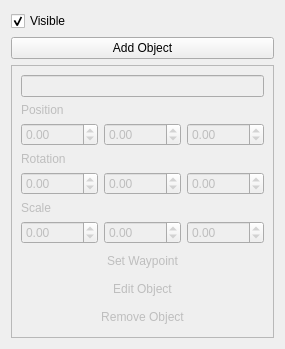
          <widget class="QWidget" name="page_3">
           <property name="geometry">
            <rect>
             <x>0</x>
             <y>0</y>
             <width>285</width>
             <height>324</height>
            </rect>
           </property>
           <attribute name="label">
            <string>Interactive Objects</string>
           </attribute>
           <layout class="QVBoxLayout" name="verticalLayout_4">
            <item>
             <widget class="QCheckBox" name="interObjVisible">
              <property name="text">
               <string>Visible</string>
              </property>
              <property name="checked">
               <bool>true</bool>
              </property>
             </widget>
            </item>
            <item>
             <widget class="QPushButton" name="interObjAdd">
              <property name="text">
               <string>Add Object</string>
              </property>
             </widget>
            </item>
            <item>
             <widget class="QFrame" name="interObjEditor">
              <property name="enabled">
               <bool>false</bool>
              </property>
              <property name="frameShape">
               <enum>QFrame::StyledPanel</enum>
              </property>
              <property name="frameShadow">
               <enum>QFrame::Raised</enum>
              </property>
              <layout class="QGridLayout" name="gridLayout_10">
               <item row="5" column="0">
                <widget class="QDoubleSpinBox" name="interObjRotX">
                 <property name="minimum">
                  <double>-360.000000000000000</double>
                 </property>
                 <property name="maximum">
                  <double>360.000000000000000</double>
                 </property>
                </widget>
               </item>
               <item row="7" column="1">
                <widget class="QDoubleSpinBox" name="interObjScaleY">
                 <property name="minimum">
                  <double>-99.000000000000000</double>
                 </property>
                </widget>
               </item>
               <item row="3" column="0">
                <widget class="QDoubleSpinBox" name="interObjPosX">
                 <property name="minimum">
                  <double>-9999.000000000000000</double>
                 </property>
                 <property name="maximum">
                  <double>9999.000000000000000</double>
                 </property>
                </widget>
               </item>
               <item row="3" column="1">
                <widget class="QDoubleSpinBox" name="interObjPosY">
                 <property name="minimum">
                  <double>-9999.000000000000000</double>
                 </property>
                 <property name="maximum">
                  <double>9999.000000000000000</double>
                 </property>
                </widget>
               </item>
               <item row="5" column="2">
                <widget class="QDoubleSpinBox" name="interObjRotZ">
                 <property name="minimum">
                  <double>-360.000000000000000</double>
                 </property>
                 <property name="maximum">
                  <double>360.000000000000000</double>
                 </property>
                </widget>
               </item>
               <item row="9" column="0" colspan="3">
                <widget class="QPushButton" name="interObjEdit">
                 <property name="text">
                  <string>Edit Object</string>
                 </property>
                 <property name="flat">
                  <bool>true</bool>
                 </property>
                </widget>
               </item>
               <item row="7" column="0">
                <widget class="QDoubleSpinBox" name="interObjScaleX">
                 <property name="minimum">
                  <double>-99.000000000000000</double>
                 </property>
                </widget>
               </item>
               <item row="7" column="2">
                <widget class="QDoubleSpinBox" name="interObjScaleZ">
                 <property name="minimum">
                  <double>-99.000000000000000</double>
                 </property>
                 <property name="maximum">
                  <double>99.000000000000000</double>
                 </property>
                </widget>
               </item>
               <item row="5" column="1">
                <widget class="QDoubleSpinBox" name="interObjRotY">
                 <property name="minimum">
                  <double>-360.000000000000000</double>
                 </property>
                 <property name="maximum">
                  <double>360.000000000000000</double>
                 </property>
                </widget>
               </item>
               <item row="2" column="0">
                <widget class="QLabel" name="label_6">
                 <property name="text">
                  <string>Position</string>
                 </property>
                </widget>
               </item>
               <item row="0" column="0" colspan="3">
                <widget class="QLineEdit" name="interObjName"/>
               </item>
               <item row="6" column="0">
                <widget class="QLabel" name="label_8">
                 <property name="text">
                  <string>Scale</string>
                 </property>
                </widget>
               </item>
               <item row="3" column="2">
                <widget class="QDoubleSpinBox" name="interObjPosZ">
                 <property name="minimum">
                  <double>-9999.000000000000000</double>
                 </property>
                 <property name="maximum">
                  <double>9999.000000000000000</double>
                 </property>
                </widget>
               </item>
               <item row="10" column="0" colspan="3">
                <widget class="QPushButton" name="interObjRemove">
                 <property name="text">
                  <string>Remove Object</string>
                 </property>
                 <property name="flat">
                  <bool>true</bool>
                 </property>
                </widget>
               </item>
               <item row="4" column="0">
                <widget class="QLabel" name="label_7">
                 <property name="text">
                  <string>Rotation</string>
                 </property>
                </widget>
               </item>
               <item row="8" column="0" colspan="3">
                <widget class="QPushButton" name="interObjWaypoint">
                 <property name="text">
                  <string>Set Waypoint</string>
                 </property>
                 <property name="flat">
                  <bool>true</bool>
                 </property>
                </widget>
               </item>
              </layout>
             </widget>
            </item>
            <item>
             <spacer name="verticalSpacer_3">
              <property name="orientation">
               <enum>Qt::Vertical</enum>
              </property>
              <property name="sizeHint" stdset="0">
               <size>
                <width>20</width>
                <height>40</height>
               </size>
              </property>
             </spacer>
            </item>
           </layout>
          </widget>
